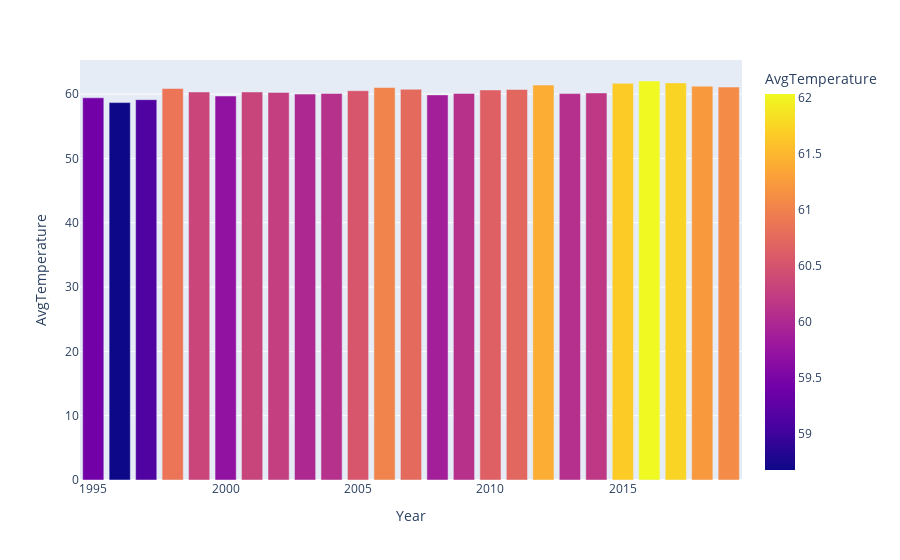

Notebook code for this chart:
### Markdown cell above
Bar Chart vs Line Chart

### Code cell
px.bar(year_avg, 'Year', 'AvgTemperature', color='AvgTemperature')

### Figure 1 — Plotly figure (JSON) as saved in the notebook; plotly's stock layout.template omitted (floating-point values rounded to 4 significant figures)
{"data": [{"alignmentgroup": "True", "hovertemplate": "Year=%{x}<br>AvgTemperature=%{marker.color}<extra></extra>", "legendgroup": "", "marker": {"color": [59.42, 58.67, 59.13, 60.87, 60.33, 59.7, 60.33, 60.26, 60.0, 60.09, 60.52, 61.02, 60.75, 59.87, 60.1, 60.64, 60.72, 61.4, 60.08, 60.18, 61.67, 62.03, 61.74, 61.23, 61.1], "coloraxis": "coloraxis", "pattern": {"shape": ""}}, "name": "", "offsetgroup": "", "orientation": "v", "showlegend": false, "textposition": "auto", "type": "bar", "x": [1995, 1996, 1997, 1998, 1999, 2000, 2001, 2002, 2003, 2004, 2005, 2006, 2007, 2008, 2009, 2010, 2011, 2012, 2013, 2014, 2015, 2016, 2017, 2018, 2019], "xaxis": "x", "y": [59.42, 58.67, 59.13, 60.87, 60.33, 59.7, 60.33, 60.26, 60.0, 60.09, 60.52, 61.02, 60.75, 59.87, 60.1, 60.64, 60.72, 61.4, 60.08, 60.18, 61.67, 62.03, 61.74, 61.23, 61.1], "yaxis": "y"}], "layout": {"barmode": "relative", "coloraxis": {"colorbar": {"title": {"text": "AvgTemperature"}}, "colorscale": [[0, "#0d0887"], [0.1111, "#46039f"], [0.2222, "#7201a8"], [0.3333, "#9c179e"], [0.4444, "#bd3786"], [0.5556, "#d8576b"], [0.6667, "#ed7953"], [0.7778, "#fb9f3a"], [0.8889, "#fdca26"], [1, "#f0f921"]]}, "legend": {"tracegroupgap": 0}, "margin": {"t": 60}, "xaxis": {"anchor": "y", "domain": [0, 1], "title": {"text": "Year"}}, "yaxis": {"anchor": "x", "domain": [0, 1], "title": {"text": "AvgTemperature"}}}}
